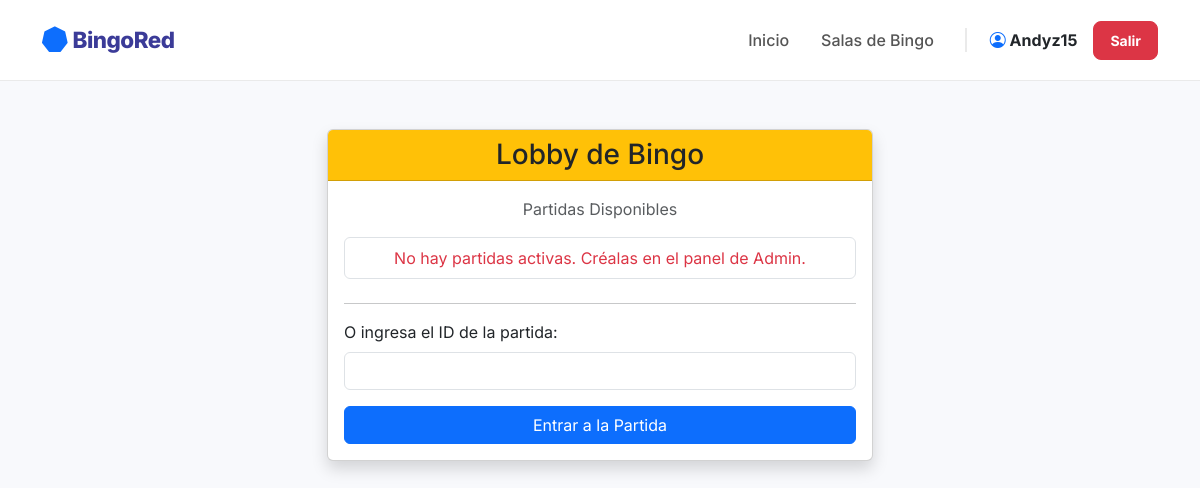
The page /bingo/ (signed in) on the database as committed earlier.
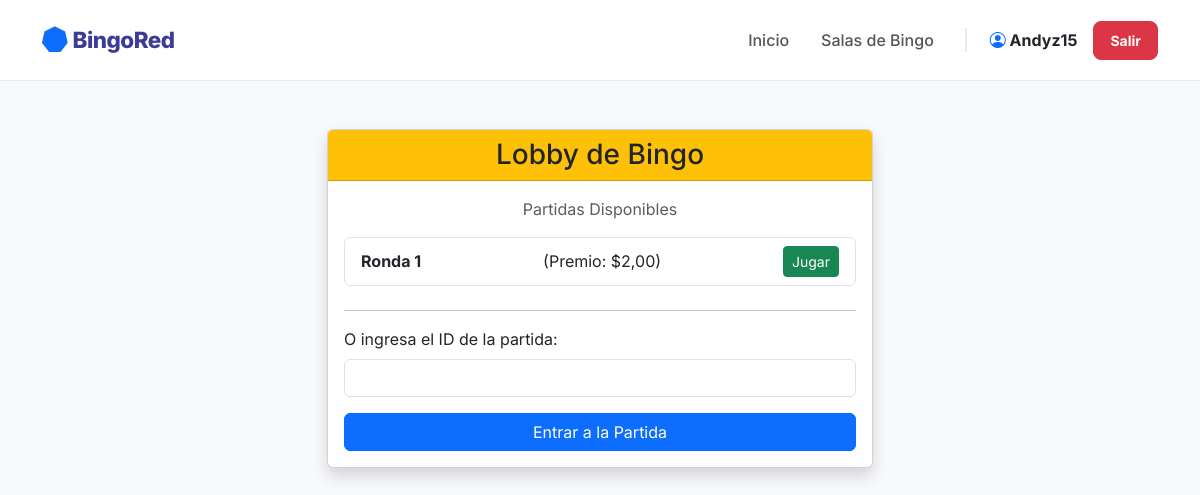
The same page on the database as committed later.
### tareas/models.py (models this page shows)
class PartidaBingo(models.Model):
    haydesempate = models.BooleanField(default=False)
    idpartidabingo = models.AutoField(primary_key=True)
    idbingo = models.ForeignKey(Bingo, on_delete=models.CASCADE, db_column='idbingo', null=True, blank=True)
    idjugadorganador = models.ForeignKey(Jugador, on_delete=models.SET_NULL, null=True, blank=True, db_column='idjugadorganador')
    nombreronda = models.CharField(max_length=100, default='Ronda 1')
    modalidadvictoria = models.CharField(max_length=100, choices=MODALIDAD_CHOICES, default='Tabla Llena')
    valorpremio = models.DecimalField(max_digits=10, decimal_places=2, default=0.00)
    premiomaterial = models.CharField(max_length=150, default='Ninguno')
    estadopremiomaterial = models.CharField(max_length=20, default='No Aplica')
    estadopartida = models.CharField(max_length=20, default='Programado')
    bolascantadas = models.JSONField(default=list)
    ultimabola = models.IntegerField(default=0)
    haydesempate = models.BooleanField(default=False)
    idbingadores = models.JSONField(default=list, blank=True)  # ids de CartonPartidaBingo ganadores (empate)
    bolamayordesempate = models.IntegerField(null=True, blank=True)
    horainicio = models.DateTimeField(auto_now_add=True)
    horafin = models.DateTimeField(null=True, blank=True)

### tareas/views.py (the view)
# urls.py: path('bingo/', views.bingo_lobby, name='bingo_lobby'),
@login_required
def bingo_lobby(request):
    if request.method == 'POST':
        partida_id = request.POST.get('id_partida', '').strip()
        if partida_id:
            return redirect('bingo', idpartidabingo=partida_id)
    partidas_activas = PartidaBingo.objects.exclude(estadopartida='Finalizada')
    return render(request, 'bingo_lobby.html', {'partidas': partidas_activas})

### tareas/templates/bingo_lobby.html (shortened to what this page needs)
{% extends 'base.html' %}
{% block content %}
<main class="container py-5">
    <div class="row">
        <div class="col-md-6 offset-md-3">
            <div class="card shadow">
                <div class="card-header bg-warning text-dark text-center">
                    <h3 class="mb-0">Lobby de Bingo</h3>
                </div>
                <div class="card-body text-center">
                    <p class="text-muted">Partidas Disponibles</p>
                    <ul class="list-group mb-4">
                        {% for p in partidas %}
                            <li class="list-group-item d-flex justify-content-between align-items-center">
                                <strong>{{ p.nombreronda }}</strong> (Premio: ${{ p.valorpremio }})
                                <a href="{% url 'bingo' p.idpartidabingo %}" class="btn btn-sm btn-success">Jugar</a>
                            </li>
                        {% empty %}
                            <li class="list-group-item text-danger">No hay partidas activas. Créalas en el panel de Admin.</li>
                        {% endfor %}
                    </ul>
                    <hr>
                    <form method="POST">
                        <div class="mb-3 text-start">
                            <label for="id_partida" class="form-label">O ingresa el ID de la partida:</label>
                            <input type="number" class="form-control" id="id_partida" name="id_partida" required>
                        </div>
                        <button type="submit" class="btn btn-primary w-100">Entrar a la Partida</button>
                    </form>
                </div>
            </div>
        </div>
    </div>
</main>
{% endblock %}

### tareas/templates/base.html (shortened to what this page needs)
<!DOCTYPE html>
<html lang="es">
<head>
    <link href="https://cdn.jsdelivr.net/npm/bootstrap@5.3.0/dist/css/bootstrap.min.css" rel="stylesheet">
    <link rel="stylesheet" href="https://cdn.jsdelivr.net/npm/bootstrap-icons@1.10.5/font/bootstrap-icons.css">
</head>
<body>
    <nav class="navbar navbar-expand-lg navbar-custom py-3 sticky-top">
        <div class="container">
            <a class="navbar-brand d-flex align-items-center" href="/">
                <i class="bi bi-heptagon-fill brand-icon"></i>
                <span class="brand-text">BingoRed</span>
            </a>
            <div class="collapse navbar-collapse" id="navbarNav">
                <ul class="navbar-nav ms-auto align-items-center">
                    <li class="nav-item"><a class="nav-link px-3" href="/">Inicio</a></li>
                    {% if user.is_authenticated %}
                        <li class="nav-item"><a class="nav-link px-3" href="{% url 'bingo_lobby' %}">Salas de Bingo</a></li>
                        <div class="divider-vertical d-none d-lg-block"></div>
                        <li class="nav-item">
                            <a class="nav-link text-dark fw-bold" href="#"><i class="bi bi-person-circle text-primary"></i> {{ user.username }}</a>
                        </li>
                        <li class="nav-item ms-lg-2">
                            <a class="btn btn-danger btn-sm rounded-3 fw-bold px-3 py-2" href="{% url 'logout' %}">Salir</a>
                        </li>
                    {% endif %}
                </ul>
            </div>
        </div>
    </nav>
    {% block content %}
    {% endblock %}
</body>
</html>

### tareas/templates/base.html (style rules this page uses)
body { font-family: 'Inter', sans-serif; background-color: #f8f9fc; }
.navbar-custom { background-color: #ffffff; border-bottom: 1px solid #eaeaea; }
.brand-text { color: #3b3b98; font-weight: 800; font-size: 1.4rem; letter-spacing: -0.5px; }
.brand-icon { color: #0d6efd; font-size: 1.6rem; vertical-align: middle; margin-right: 5px; }
.nav-link { color: #555; font-weight: 500; transition: 0.2s; }
.divider-vertical { border-left: 2px solid #eaeaea; height: 24px; margin: 0 15px; align-self: center; }

Rows that differ between the two databases and show on the page:
added PartidaBingo: nombreronda "Ronda 1", valorpremio "2,00"
Other text that changed with them:
text no longer shown: "No hay partidas activas. Créalas en el panel de Admin."
